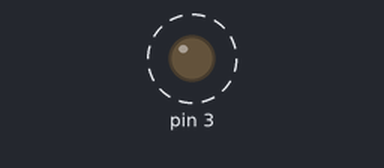
This sketch was run on a simulated Arduino Uno, built with avr-gcc and run on an emulated ATmega328P. On the bench: output pins drawn as LEDs (lit = HIGH). Dashed ring = blinking.

Above: at 0.25 s.
Timing chart, 0 to 3.0 s (numbered marks = the images above):
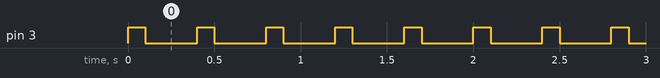

Measured:
- by itself, pin 3: alternates HIGH for 0.10 s and LOW for 0.30 s

The sketch:

light.ino
```cpp
void setup() {
    pinMode(3, OUTPUT );
}
void loop() {
    digitalWrite(3, HIGH );
    delay(100);
    digitalWrite(3, LOW );
    delay(300);
}
```
